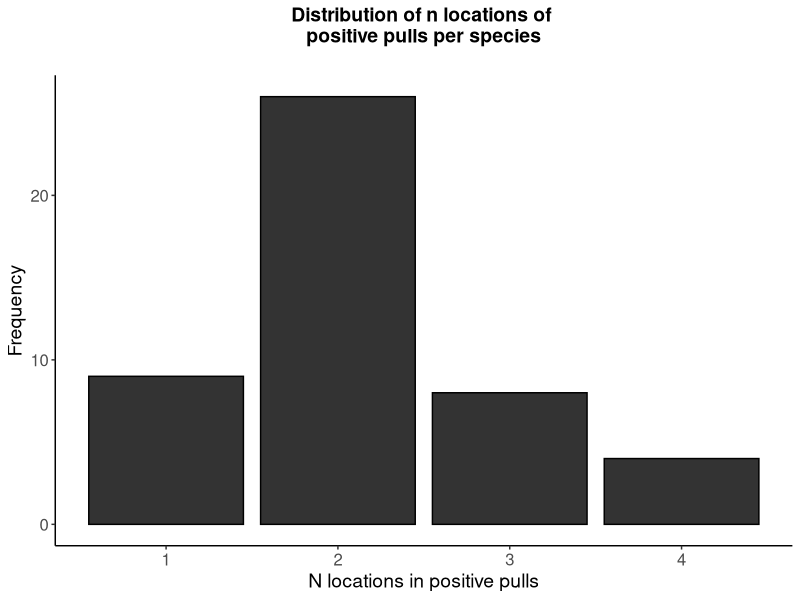
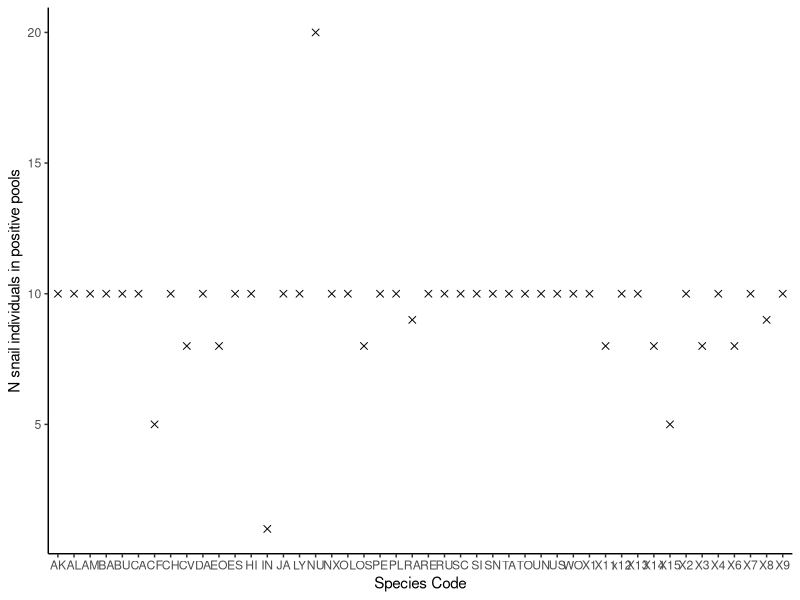
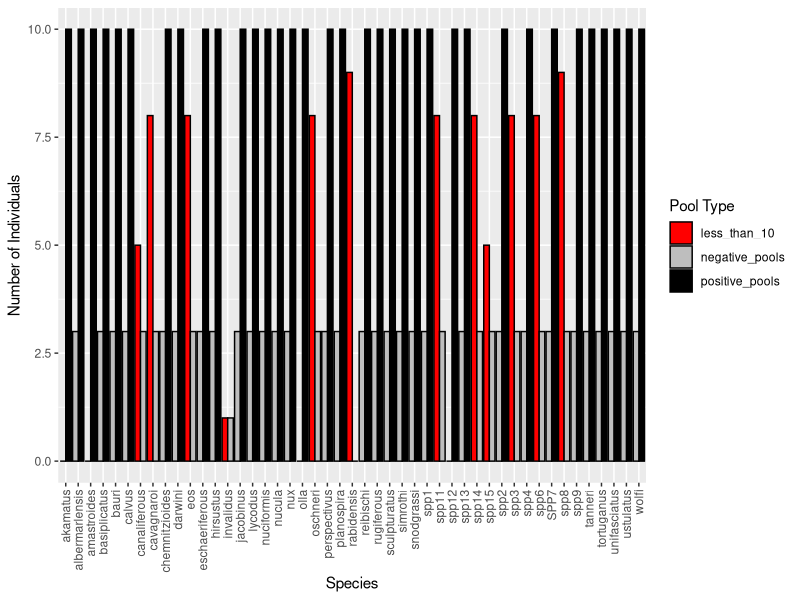

These charts were generated, in order, by the following R code:
## ---- chunk 1
library(dplyr)
library(ggplot2)# Load the ape package
library(ape)
library(readxl)
library(tidyr)
## ---- chunk 2
my_theme<-theme(axis.text=element_text(size=12),
        axis.title = element_text(size = 14),
        legend.text=element_text(size=10),
        legend.title = element_text(size=12),
        plot.title = element_text(face="bold",size=14,margin=margin(0,0,20,0),hjust = 0.5),
        axis.title.y = element_text(hjust = 0.5),
        axis.title.x = element_text(hjust = 0.5))
## ---- chunk 3

data <- read_excel(here::here("data/19july24_datalab.xlsx"), sheet = "pools")


data <- mutate(data, id_negative_pull = ifelse(is.na(id_negative_pull), 0, id_negative_pull))

# Group by species (spp) and count the number of positive and negative pools
speciments_counts <- data %>%
  group_by(spp) %>%
  summarize(
    positive_pools = sum(!is.na(id_positive_pull)),
    negative_pools = sum(id_negative_pull > 0)
  )


speciments_counts


## ---- chunk 4
# Assuming your data frame is called data
unique_pulls <- data %>%
  group_by(spp) %>%
  summarize(num_unique_pulls = n_distinct(id_positive_pull, na.rm = TRUE))

# View the result
print(unique_pulls)

ggplot(unique_pulls, aes(x = num_unique_pulls)) +
  geom_bar(fill = "grey20", color = "black") +
  labs(title = "Distribution of n locations of \npositive pulls per species",
       x = "N locations in positive pulls",
       y = "Frequency") +
  theme_classic()+
  my_theme


#ggsave("output/exploratory/distrib_nlocations.jpeg", height = 6, width = 5)

## ---- chunk 5
# Filter for positive pools only
positive_pools <- data %>%
  filter(id_positive_pull > 0)

# Summarize the number of individuals per species code across all positive pulls
summary_data <- positive_pools %>%
  group_by(code) %>%
  summarise(count = n(), .groups = 'drop')

# Plot using ggplot
ggplot(summary_data, aes(x = code, y = count)) +
  geom_point(size = 2, color = "black", shape = 4) +
  labs(
       x = "Species Code",
       y = "N snail individuals in positive pools") +
  theme_classic()

#ggsave(here::here("output/figures/nsnails_positivepools.png"), height = 5, width = 7)
## ---- chunk 6

# Reshape the data into a longer format
speciments_counts_long <- pivot_longer(speciments_counts, cols = c(positive_pools, negative_pools), names_to = "pool_type", values_to = "count")

# Create a grouped bar plot
# Create a grouped bar plot with rotated x-axis labels and specified colors
# Create a grouped bar plot with rotated x-axis labels and specified colors
ggplot(speciments_counts_long, aes(x = spp, y = count, fill = ifelse(pool_type == "positive_pools" & count < 10, "less_than_10", pool_type))) +
  geom_bar(stat = "identity", position = "dodge", color = "black") +
  labs(
       x = "Species",
       y = "Number of Individuals",
       fill = "Pool Type") +
  scale_fill_manual(values = c("positive_pools" = "black", "negative_pools" = "gray", "less_than_10" = "red")) +  # Set colors for positive and negative pools
  theme(axis.text.x = element_text(angle = 90, hjust = 1, vjust = 0.5))  # Rotate x-axis labels by 90 degrees


#ggsave(here::here("output/figures/nsnails_positivepools.png"), height = 5, width = 9)



## ---- chunk 7

unique(data$spp)

pool_counts <- data %>%
  group_by(spp) %>%
  summarize(
    positive_pool_types = n_distinct(id_positive_pull, na.rm = TRUE),  # Count distinct values, ignoring NA
    negative_pool_types = ifelse(any(id_negative_pull > 0), 1, 0)
  )

# Print the result
print(pool_counts)

